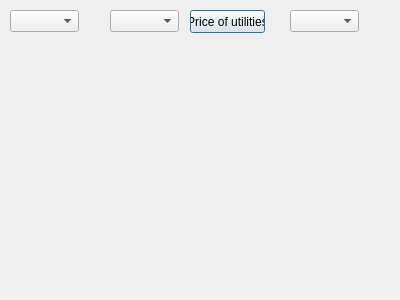
<?xml version="1.0" encoding="UTF-8"?>
<ui version="4.0">
 <class>Dialog</class>
 <widget class="QDialog" name="Dialog">
  <property name="geometry">
   <rect>
    <x>0</x>
    <y>0</y>
    <width>400</width>
    <height>300</height>
   </rect>
  </property>
  <property name="windowTitle">
   <string>Dialog</string>
  </property>
  <widget class="QComboBox" name="comboBox">
   <property name="geometry">
    <rect>
     <x>10</x>
     <y>10</y>
     <width>69</width>
     <height>22</height>
    </rect>
   </property>
  </widget>
  <widget class="QComboBox" name="comboBox_2">
   <property name="geometry">
    <rect>
     <x>110</x>
     <y>10</y>
     <width>69</width>
     <height>22</height>
    </rect>
   </property>
  </widget>
  <widget class="QComboBox" name="comboBox_4">
   <property name="geometry">
    <rect>
     <x>290</x>
     <y>10</y>
     <width>69</width>
     <height>22</height>
    </rect>
   </property>
  </widget>
  <widget class="QPushButton" name="pushButton">
   <property name="geometry">
    <rect>
     <x>190</x>
     <y>10</y>
     <width>75</width>
     <height>23</height>
    </rect>
   </property>
   <property name="text">
    <string>Price of utilities</string>
   </property>
  </widget>
 </widget>
 <layoutdefault spacing="6" margin="11"/>
 <resources/>
 <connections/>
</ui>
